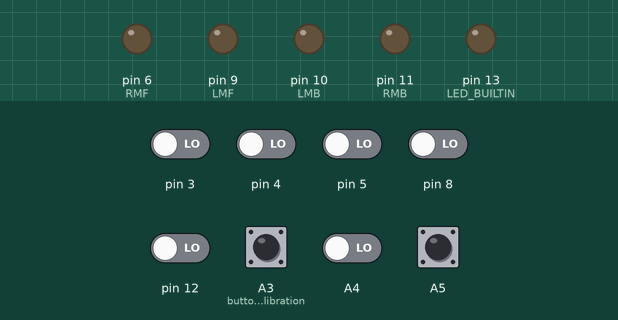
This sketch was run on a simulated Arduino Uno, built with avr-gcc and run on an emulated ATmega328P. Shown: output pins drawn as LEDs (lit = HIGH). The inputs (shaded band) are chosen by the test bench; at power-on: A5 HIGH, A3 (button_calibration), A4, pin 3–5, pin 8, pin 12 LOW. What the sketch prints to the serial monitor is not drawn.

Above: at 5.8 s.
5.9 s: A5 pulled LOW for 0.2 s
At 6.2 s:
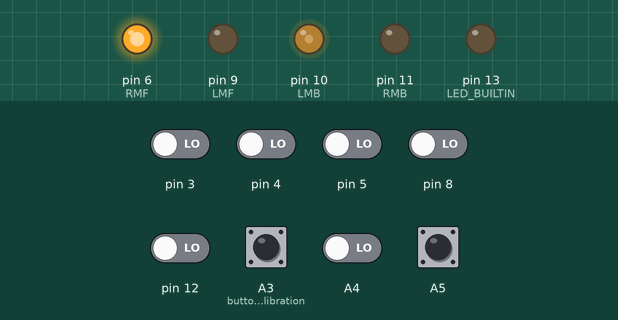
7.6 s: pin 4 driven HIGH
9.1 s: A3 (button_calibration) pulled HIGH for 0.2 s
At 9.2 s:
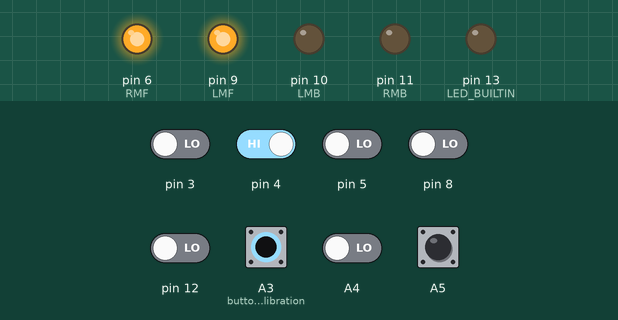
10.8 s: pin 5 driven HIGH
At 11.3 s:
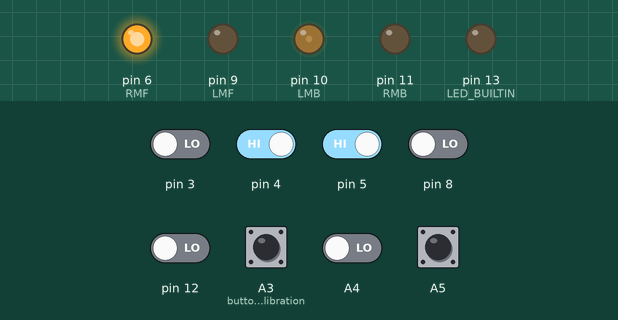
12.3 s: pin 3 driven HIGH
At 13.5 s:
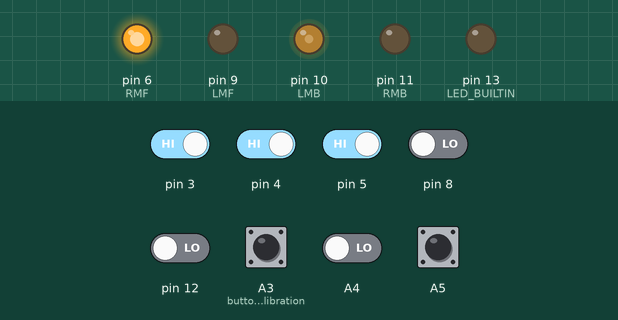
13.8 s: pin 8 driven HIGH
At 14.8 s:
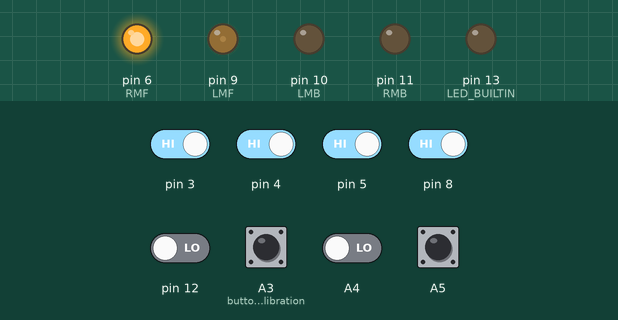
Timing chart, 0 to 16.3 s (numbered marks = the images above; inputs shaded):
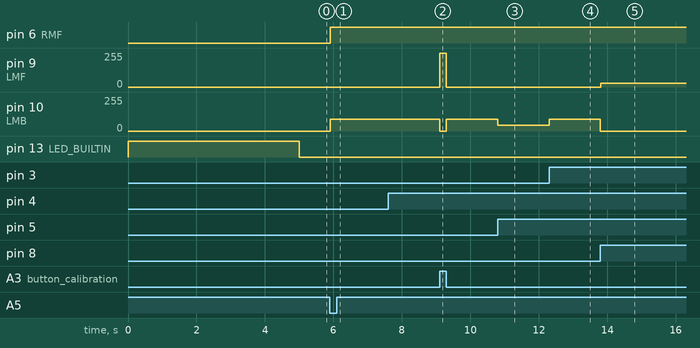

The sketch:

Untitled-1.ino
```cpp
#include <QTRSensors.h>
#include <Arduino.h>

#define RMF 6
#define RMB 11
#define LMF 9
#define LMB 10
//speeds
const int base_speed = 255;

int P;
int I;
int D;

float Kp = 0.15;
float Ki = 0.0;
float Kd = 1;

int lastError = 0;

int button_calibration = A3;
int button_start = A5;

QTRSensors qtr;

const uint8_t SensorCount = 8;
uint16_t sensorValues[SensorCount];

void setup() {
  // put your setup code here, to run once:
  qtr.setTypeRC();
  qtr.setSensorPins((const uint8_t[]){3,4,5,12,7,8,A3,A4}, SensorCount);
  qtr.setEmitterPin(7);


    Serial.begin(9600);


    //motors
    pinMode(RMF, OUTPUT);
    pinMode(RMB, OUTPUT);
    pinMode(LMF, OUTPUT);
    pinMode(LMB, OUTPUT);

  pinMode(button_calibration, INPUT);


    pinMode(LED_BUILTIN, OUTPUT);
    digitalWrite(LED_BUILTIN, HIGH);
  //5 seconds
  for (uint16_t i = 0; i < 200; i++)
  {
    qtr.calibrate();
  }

    digitalWrite(LED_BUILTIN, LOW);
    //button
    pinMode(A5, INPUT_PULLUP);
    while (digitalRead(A5) != 0) {}

}

void loop() {
  // put your main code here, to run repeatedly:
  PID_control();
}

void PID_control() {
  uint16_t positionLine = qtr.readLineBlack(sensorValues);
  int error = 3500 - positionLine;

  P = error;
  I = error + I;
  D = error - lastError;
  lastError = error;

  int motorSpeedChange = P*Kp + I*Ki + D*Kd;

  int motorSpeedA = base_speed + motorSpeedChange;
  int motorSpeedB = base_speed - motorSpeedChange;

  if (motorSpeedA > base_speed) {
    motorSpeedA = base_speed;
  }
  if (motorSpeedB > base_speed) {
    motorSpeedB = base_speed;
  }
  if (motorSpeedA < -90) {
    motorSpeedA = -90;
  }
  if (motorSpeedB < -90) {
    motorSpeedB = -90;
  }

  Serial.print(motorSpeedChange);
  forward_movement(motorSpeedA, motorSpeedB);
}

void forward_movement(int speedA, int speedB) {
    if (speedA > 0) {
        analogWrite(RMF, abs(speedA));
        analogWrite(RMB, 0);
    } else {
        analogWrite(RMF, 0);
        analogWrite(RMB, abs(speedA));
    }

    if (speedB > 0) {
        analogWrite(LMF, abs(speedB));
        analogWrite(LMB, 0);
    } else {
        analogWrite(LMF, 0);
        analogWrite(LMB, abs(speedB));

    }
}
```

Measured:
- after the input at 5.9 s, pin 6 (RMF): LOW → HIGH at once; pin 10 (LMB): 0/255 → 90/255 at once
- after the input at 9.1 s, pin 9 (LMF): 0/255 → 255/255 at once, → 0/255 0.20 s later; pin 10 (LMB): 90/255 → 0/255 at once, → 90/255 0.20 s later
- after the input at 10.8 s, pin 10 (LMB): 90/255 → 45/255 at once
- after the input at 12.3 s, pin 10 (LMB): 45/255 → 90/255 at once
- after the input at 13.8 s, pin 9 (LMF): 0/255 → 30/255 at once; pin 10 (LMB): 90/255 → 0/255 at once
